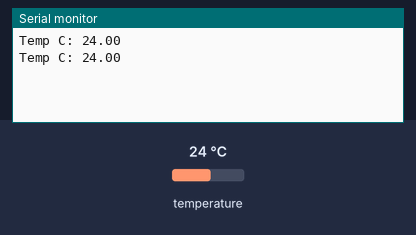
Bench run of a sketch on a simulated Arduino Uno, built with avr-gcc and run on an emulated ATmega328P. Parts: the last lines printed to the serial monitor. Inputs (shaded band) come from the test bench; at power-on: temperature 24 °C.

Above: at 3.3 s.
3.4 s: temperature set to 12 °C
At 4.6 s:
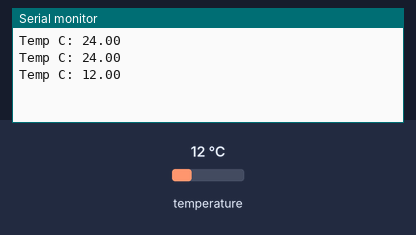
5.9 s: temperature set to 19 °C
At 7.1 s:
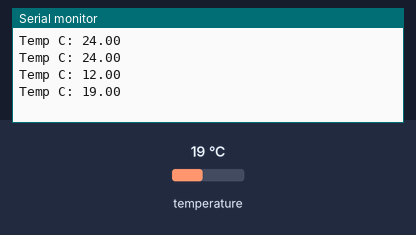
Timing chart, 0 to 8.9 s (numbered marks = the images above; inputs shaded):
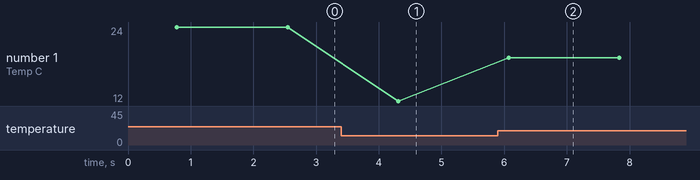

Measured:
- after the input at 3.4 s, the serial monitor: prints a new line after 0.91 s (image 1)
- after the input at 5.9 s, the serial monitor: prints a new line after 0.17 s (image 2)
- plotted number 1: 24 → 12 after the input at 3.4 s, 12 → 19 after the input at 5.9 s

The sketch:

simple.ino
```cpp
// библиотека для работы с протоколом 1-Wire
#include <OneWire.h>
// библиотека для работы с датчиком DS18B20
#include <DallasTemperature.h>

// сигнальный провод датчика
#define ONE_WIRE_BUS 2

// создаём объект для работы с библиотекой OneWire
OneWire oneWire(ONE_WIRE_BUS);

// создадим объект для работы с библиотекой DallasTemperature
DallasTemperature sensor(&oneWire);

void setup()
{
    // инициализируем работу Serial-порта
    Serial.begin(9600);
    // начинаем работу с датчиком
    sensor.begin();
    // устанавливаем разрешение датчика от 9 до 12 бит
    sensor.setResolution(12);
}

void loop()
{
    // переменная для хранения температуры
    float temperature;
    // отправляем запрос на измерение температуры
    sensor.requestTemperatures();
    // считываем данные из регистра датчика
    temperature = sensor.getTempCByIndex(0);
    // выводим температуру в Serial-порт
    Serial.print("Temp C: ");
    Serial.println(temperature);
    // ждём одну секунду
    delay(1000);
}
```
